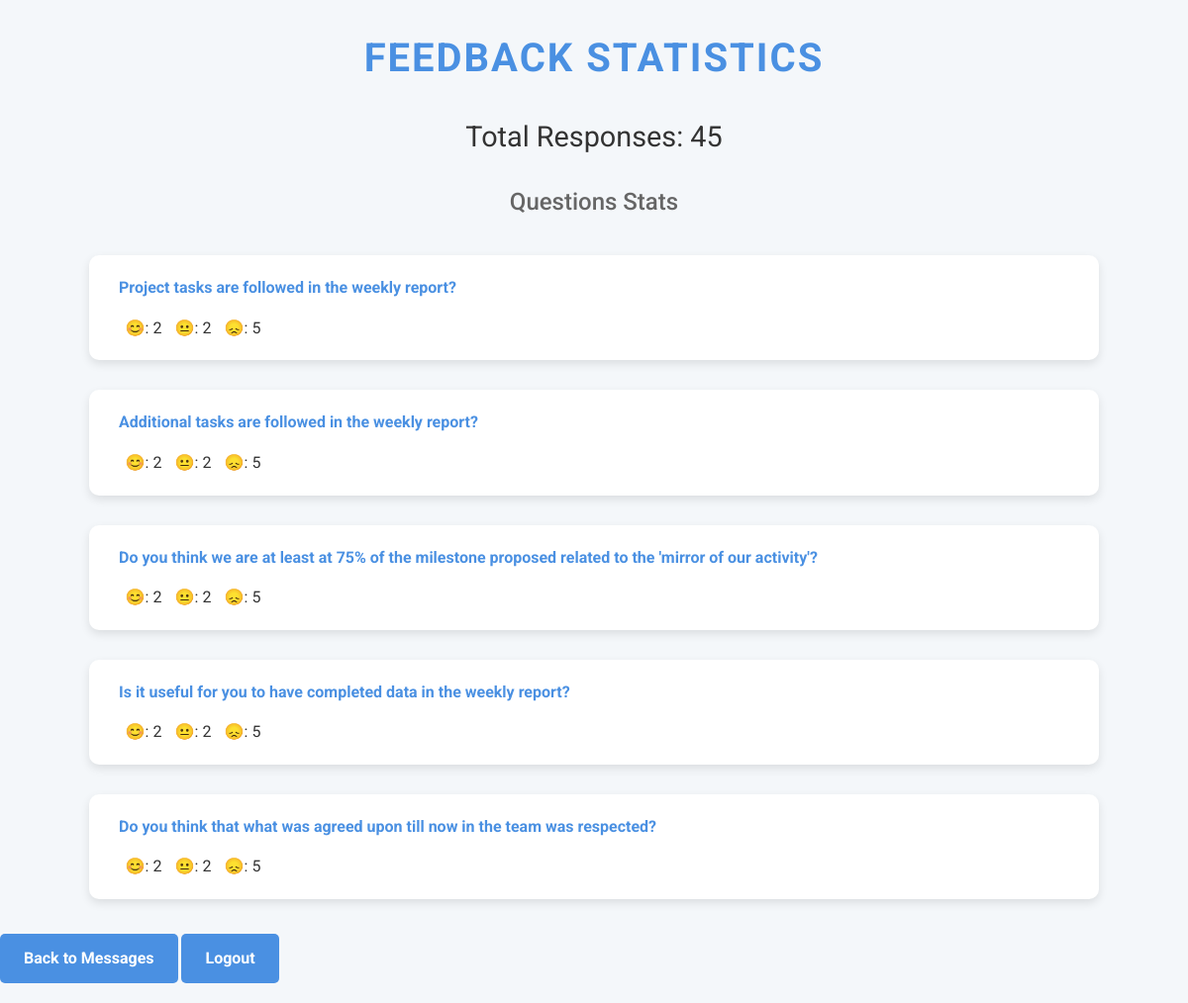
The page /statistics (signed in) on the database its author committed.
### app.py (models this page shows)
class UserAnswer(db.Model):
    id = db.Column(db.Integer, primary_key=True)
    question = db.Column(db.String(250), nullable=False)
    answer = db.Column(db.String(250), nullable=False)
    user_id = db.Column(db.Integer, db.ForeignKey('user.id'), nullable=False)

### app.py (the view)
@app.route('/statistics', methods=['GET'])
@login_required
def statistics():
    all_answers = UserAnswer.query.all()
    all_additional_texts = AdditionalText.query.filter_by(user_id=current_user.id).all()  # Get additional messages
    statistics = {
        'total': len(all_answers),
        'question_stats': {}
    }
    emoji_mapping = {
        '😊': 'happy',
        '😐': 'neutral',
        '😞': 'sad'
    }
    for question in questions_list:
        question_answers = [answer for answer in all_answers if answer.question == question]
        counts = {
            'happy': sum(1 for a in question_answers if a.answer == '😊'),
            'neutral': sum(1 for a in question_answers if a.answer == '😐'),
            'sad': sum(1 for a in question_answers if a.answer == '😞'),
        }
        statistics['question_stats'][question] = counts
    return render_template('statistics.html', statistics=statistics, additional_texts=all_additional_texts)

### app.py (called while the page is built)
@login_manager.user_loader
def load_user(user_id):
    return db.session.get(User, int(user_id))

### templates/statistics.html (shortened to what this page needs)
<!DOCTYPE html><html lang="en"><head></head><body><h1>Feedback Statistics</h1><h2>Total Responses: {{ statistics.total }}</h2><h3>Questions Stats</h3><ul>
    {% for question, counts in statistics.question_stats.items() %}
        <li><strong>{{ question }}</strong><div><span class="emoji-count">😊: {{ counts.happy }}</span><span class="emoji-count">😐: {{ counts.neutral }}</span><span class="emoji-count">😞: {{ counts.sad }}</span></div></li>
    {% endfor %}
</ul><a href="{{ url_for('messages') }}">Back to Messages</a>
</ul><a href="{{ url_for('logout') }}">Logout</a>
</body></html>

### templates/statistics.html (style rules this page uses)
body { font-family: 'Roboto', sans-serif; margin: 0; padding: 0; background-color: #f4f7fa; color: #333; line-height: 1.6; }
h1, h2, h3 { text-align: center; margin-bottom: 20px; }
h1 { color: #4A90E2; font-size: 2.5em; text-transform: uppercase; letter-spacing: 2px; }
h2 { color: #333; font-weight: 400; font-size: 1.8em; }
h3 { color: #666; font-weight: 500; font-size: 1.5em; }
ul { list-style: none; padding: 0; display: flex; flex-direction: column; align-items: center; margin: 0; }
li { background: #fff; border-radius: 10px; padding: 20px 30px; margin: 15px 0; box-shadow: 0 4px 10px rgba(0, 0, 0, 0.1); width: 80%; transition: transform 0.3s, box-shadow 0.3s; }
strong { color: #4A90E2; font-weight: 700; display: block; margin-bottom: 10px; text-align: left; }
.emoji-count { display: inline-block; width: 50px; text-align: center; margin-top: 5px; }
a { display: inline-block; margin: 20px auto; padding: 12px 24px; color: #fff; background-color: #4A90E2; border-radius: 5px; text-decoration: none; font-weight: bold; transition: background-color 0.3s, transform 0.3s; }

### rows shown on the page
UserAnswer: question "Additional tasks are followed in the weekly report?", happy "2", neutral "2", sad "5"
UserAnswer: question "Do you think that what was agreed upon till now in the team was respected?", happy "2", neutral "2", sad "5"

### other values the page prints
{{ statistics.total }} "45"
{{ question }} "Project tasks are followed in the weekly report?" "Do you think we are at least at 75% of the milestone proposed related to the 'mirror of our activity'?" "Is it useful for you to have completed data in the weekly report?"
{{ counts.happy }} "2" "2" "2"
{{ counts.neutral }} "2" "2" "2"
{{ counts.sad }} "5" "5" "5"
